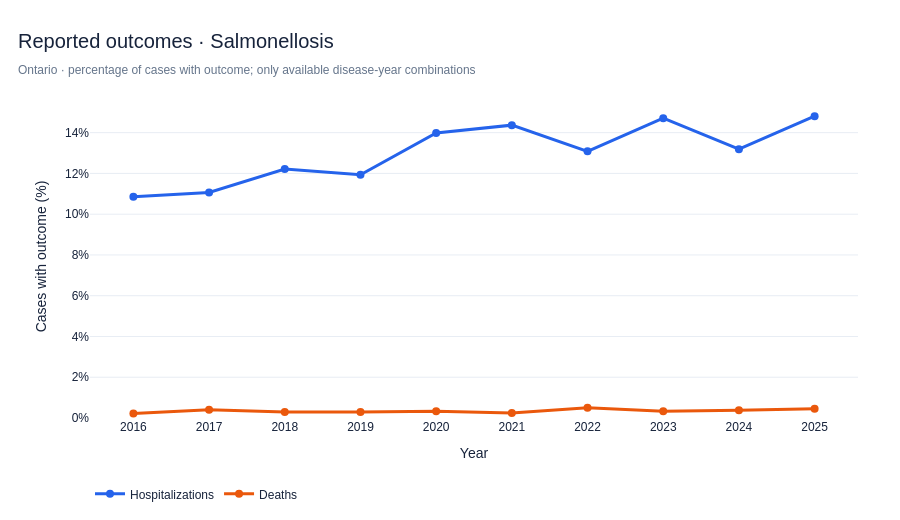

Notebook cell for this chart:
### Markdown cell above
### 09 | Hospitalization & Death Outcomes

**Question:** How did the **proportion of cases with each reported outcome** evolve for a selected disease?  
**Metric:** PHO's `Percent of cases with outcome`, at the **Ontario** level. Outcome coverage is limited to diseases and outcome types available in the corresponding export; missing years/outcomes are **not** interpreted as 0%.

### Code cell
# ============================================================
# 09 | Chart 6 — Reported Outcome Percentages
# ============================================================
available_outcomes = outcome_province.groupby("Disease")["Outcome"].nunique()
both_outcomes = available_outcomes.loc[available_outcomes.ge(2)].index.tolist()
if not both_outcomes:
    raise ValueError("No disease has two distinct outcome types in the current export.")
chosen_outcome_disease = OUTCOME_DISEASE if OUTCOME_DISEASE in both_outcomes else both_outcomes[0]
if chosen_outcome_disease != OUTCOME_DISEASE:
    print(f"Outcome choice unavailable for both types; using: {chosen_outcome_disease}")

outcome_chart = outcome_province.loc[
    outcome_province["Disease"].eq(chosen_outcome_disease)
].sort_values("Year")
fig = px.line(
    outcome_chart, x="Year", y="Percent of cases with outcome", color="Outcome", markers=True,
    color_discrete_map={"Hospitalizations": BLUE, "Deaths": CORAL},
    category_orders={"Outcome": ["Hospitalizations", "Deaths"]},
)
fig.update_traces(line={"width": 3}, marker={"size": 8}, connectgaps=False,
                  hovertemplate="%{fullData.name}<br>%{x}: %{y:.2f}% of recorded cases<extra></extra>")
fig.update_xaxes(title="Year", dtick=1)
fig.update_yaxes(title="Cases with outcome (%)", ticksuffix="%", rangemode="tozero")
fig = finish_chart(fig, f"Reported outcomes · {chosen_outcome_disease}",
                   "Ontario · percentage of cases with outcome; only available disease-year combinations", height=520)
show_chart(fig, "06_outcome_percentages")

### Figure 1 — Plotly figure (JSON) as saved in the notebook; plotly's stock layout.template omitted (floating-point values rounded to 4 significant figures)
{"data": [{"connectgaps": false, "hovertemplate": "%{fullData.name}<br>%{x}: %{y:.2f}% of recorded cases<extra></extra>", "legendgroup": "Hospitalizations", "line": {"color": "#2563EB", "dash": "solid", "width": 3}, "marker": {"size": 8, "symbol": "circle"}, "mode": "lines+markers", "name": "Hospitalizations", "orientation": "v", "showlegend": true, "type": "scatter", "x": [2016, 2017, 2018, 2019, 2020, 2021, 2022, 2023, 2024, 2025], "xaxis": "x", "y": [10.86, 11.06, 12.22, 11.93, 13.98, 14.37, 13.08, 14.71, 13.19, 14.81], "yaxis": "y"}, {"connectgaps": false, "hovertemplate": "%{fullData.name}<br>%{x}: %{y:.2f}% of recorded cases<extra></extra>", "legendgroup": "Deaths", "line": {"color": "#EA580C", "dash": "solid", "width": 3}, "marker": {"size": 8, "symbol": "circle"}, "mode": "lines+markers", "name": "Deaths", "orientation": "v", "showlegend": true, "type": "scatter", "x": [2016, 2017, 2018, 2019, 2020, 2021, 2022, 2023, 2024, 2025], "xaxis": "x", "y": [0.2255, 0.4016, 0.2988, 0.2931, 0.3298, 0.2506, 0.5053, 0.3353, 0.3823, 0.4488], "yaxis": "y"}], "layout": {"font": {"color": "#17233B", "family": "Arial, sans-serif", "size": 12}, "height": 520, "hoverlabel": {"bgcolor": "#17233B", "font": {"color": "white", "size": 12}}, "legend": {"orientation": "h", "title": {"text": ""}, "tracegroupgap": 0, "x": 0, "y": -0.19}, "margin": {"b": 70, "l": 90, "r": 42, "t": 95}, "paper_bgcolor": "#FFFFFF", "plot_bgcolor": "#FFFFFF", "title": {"font": {"color": "#17233B", "size": 20}, "text": "Reported outcomes · Salmonellosis<br><span style='font-size:12px;color:#65758B'>Ontario · percentage of cases with outcome; only available disease-year combinations</span>", "x": 0.02, "xanchor": "left"}, "xaxis": {"anchor": "y", "domain": [0, 1], "dtick": 1, "showgrid": false, "showline": false, "ticks": "", "title": {"text": "Year"}, "zeroline": false}, "yaxis": {"anchor": "x", "domain": [0, 1], "gridcolor": "#E8EDF4", "rangemode": "tozero", "showline": false, "ticks": "", "ticksuffix": "%", "title": {"text": "Cases with outcome (%)"}, "zeroline": false}}}
